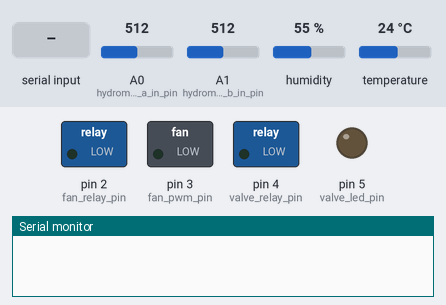
This sketch was run on a simulated Arduino Uno, built with avr-gcc and run on an emulated ATmega328P. Parts: switched loads named in the sketch (green lamp = pin HIGH), output pins drawn as LEDs (lit = HIGH), the last lines printed to the serial monitor. Inputs (shaded band) come from the test bench; at power-on: A0 (hydrometer_a_in_pin) = 512, A1 (hydrometer_b_in_pin) = 512, humidity 55 %, temperature 24 °C.

Above: at 3.2 s.
3.3 s: "W1\n" received over Serial
At 4.1 s:
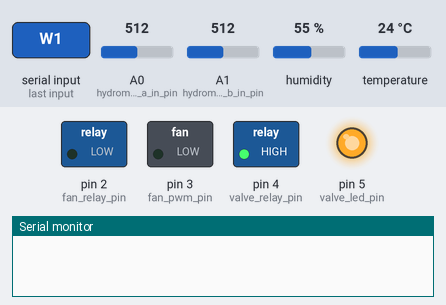
4.9 s: "F:\n" received over Serial
At 6.2 s:
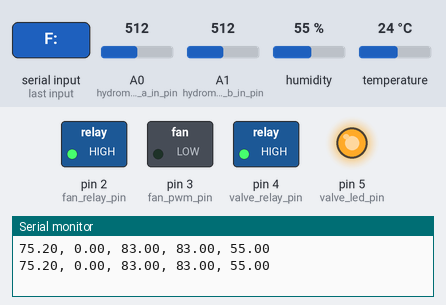
6.5 s: "W0\n" received over Serial
At 7.9 s:
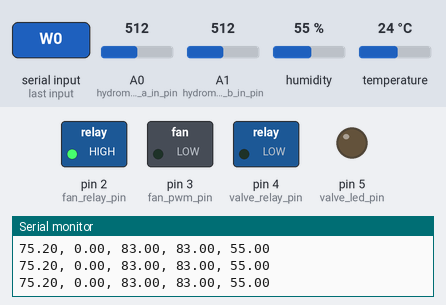
Timing chart, 0 to 9.5 s (numbered marks = the images above; inputs shaded):
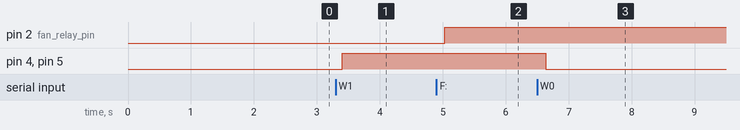

The sketch:

auto_farm.ino
```cpp
#include <AM2302-Sensor.h>

constexpr unsigned int SENSOR_PIN {18};
AM2302::AM2302_Sensor am2302{SENSOR_PIN};

// Pin definitions
const int valve_led_pin = 5;
const int valve_relay_pin = 4;
const int fan_pwm_pin = 3;
const int fan_relay_pin = 2;
const int hydrometer_a_in_pin = A0;
const int hydrometer_b_in_pin = A1;

// Sensor readings
double hydrometer_a = 0.0;
double hydrometer_b = 0.0;
double temp_f = 0.0;
double humidity = 0.0;
double fan_signal = 0.0;

// Control state
int print_count = 0;
int sensor_read_count = 0;
constexpr int SENSOR_READ_INTERVAL = 15; // Read AM2302 every 15 * 200ms = 3 seconds (min 2s required)
bool sensor_ready = false;  // Only send serial data after first successful AM2302 read

// Valve safety timeout — force-close if left open longer than this
constexpr unsigned long VALVE_SAFETY_TIMEOUT_MS = 30000UL; // 30 seconds
bool valve_is_open = false;
unsigned long valve_opened_at_ms = 0;

void setup() {
  Serial.begin(9600);
  pinMode(fan_relay_pin, OUTPUT);
  pinMode(fan_pwm_pin, OUTPUT);
  pinMode(valve_led_pin, OUTPUT);
  pinMode(valve_relay_pin, OUTPUT);

  // Valve OFF, Fan OFF
  digitalWrite(valve_led_pin, LOW);
  digitalWrite(valve_relay_pin, LOW);
  digitalWrite(fan_relay_pin, LOW);
  analogWrite(fan_pwm_pin, 0);

  // AM2302 warmup: sensor requires ~1s after power-on before it will respond
  delay(2000);
  am2302.begin();
}

void loop() {
  // Read hydrometer A
  hydrometer_a = analogRead(hydrometer_a_in_pin);
  hydrometer_a = constrain(hydrometer_a, 400, 1023);
  hydrometer_a = map(hydrometer_a, 400, 1023, 100, 0);

  // Read hydrometer B
  hydrometer_b = analogRead(hydrometer_b_in_pin);
  hydrometer_b = constrain(hydrometer_b, 400, 1023);
  hydrometer_b = map(hydrometer_b, 400, 1023, 100, 0);

  // Read temperature and humidity (AM2302 requires >= 2s between reads)
  sensor_read_count++;
  if (sensor_read_count >= SENSOR_READ_INTERVAL) {
    sensor_read_count = 0;
    auto status = am2302.read();
    if (status == 0) {  // 0 = AM2302_READ_OK
      double temp_c = am2302.get_Temperature();
      double new_humidity = am2302.get_Humidity();
      // Sanity-check: reject implausible values
      if (!isnan(temp_c) && !isnan(new_humidity) && new_humidity >= 0.0 && new_humidity <= 100.0) {
        temp_f = (temp_c * 9.0 / 5.0) + 32.0;
        humidity = new_humidity;
        sensor_ready = true;
      }
    }
  }

  // Handle serial commands from Flask
  if (Serial.available() > 0) {
    String command = Serial.readStringUntil('\n');
    command.trim();

    // Water valve control
    if (command == "W1") {
      digitalWrite(valve_led_pin, HIGH);
      digitalWrite(valve_relay_pin, HIGH);
      valve_is_open = true;
      valve_opened_at_ms = millis();
    }
    else if (command == "W0") {
      digitalWrite(valve_led_pin, LOW);
      digitalWrite(valve_relay_pin, LOW);
      valve_is_open = false;
      valve_opened_at_ms = 0;
    }
    // Fan speed control (0-255)
    else if (command.startsWith("F:")) {
      String speed_str = command.substring(2);
      double fan_speed = speed_str.toDouble();
      fan_speed = constrain(fan_speed, 0, 255);
      fan_signal = fan_speed;

      // Always set PWM
      analogWrite(fan_pwm_pin, (int)fan_speed);

      // Relay logic: relay ON when speed == 0, relay OFF when speed > 0
      // This reverses previous logic: relay ON cuts fan power, relay OFF enables fan
      if ((int)fan_speed == 0) {
        digitalWrite(fan_relay_pin, HIGH); // Relay ON, fan power cut
      } else {
        digitalWrite(fan_relay_pin, LOW); // Relay OFF, fan powered
      }
    }
  }

  // Valve safety timeout: force-close if open too long
  if (valve_is_open && (millis() - valve_opened_at_ms) >= VALVE_SAFETY_TIMEOUT_MS) {
    digitalWrite(valve_led_pin, LOW);
    digitalWrite(valve_relay_pin, LOW);
    valve_is_open = false;
    valve_opened_at_ms = 0;
  }

  // Send sensor data every ~1 second (6 * 200ms = 1.2s)
  // Do NOT send until we have had at least one successful AM2302 read
  if (sensor_ready && print_count >= 6) {
    Serial.print(temp_f);
    Serial.print(", ");
    Serial.print(fan_signal);
    Serial.print(", ");
    Serial.print(hydrometer_a);
    Serial.print(", ");
    Serial.print(hydrometer_b);
    Serial.print(", ");
    Serial.println(humidity);

    print_count = 0;
  }

  print_count++;
  delay(200);
}
```

Measured:
- after the input at 3.3 s, pin 4 (valve_relay_pin), pin 5 (valve_led_pin): LOW → HIGH after 0.10 s
- after the input at 4.9 s, pin 2 (fan_relay_pin): LOW → HIGH after 0.13 s
- after the input at 6.5 s, pin 4 (valve_relay_pin), pin 5 (valve_led_pin): HIGH → LOW after 0.14 s
